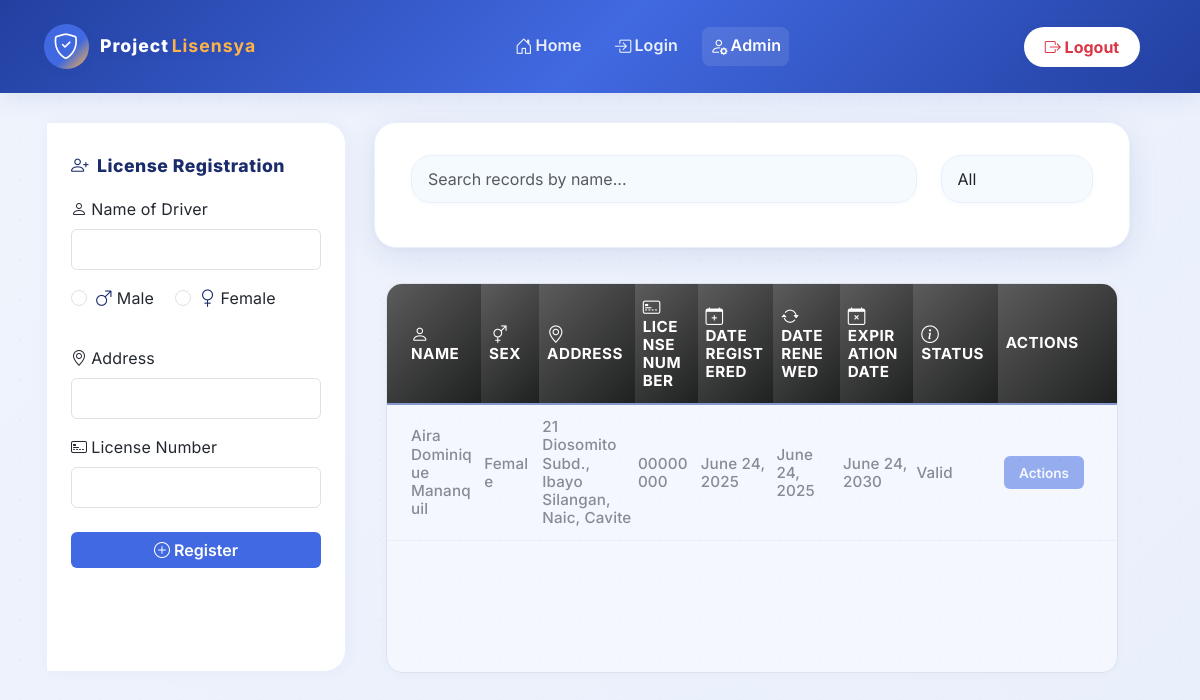
/admin-db.php (signed in), run on the app's committed database.
### tables this page shows
CREATE TABLE `tblicense` (
  `serialNumber` int(11) NOT NULL,
  `name` varchar(100) NOT NULL,
  `sex` enum('Male','Female') NOT NULL,
  `address` varchar(100) NOT NULL,
  `licenseNumber` varchar(8) NOT NULL,
  `dateRegistered` date NOT NULL DEFAULT current_timestamp(),
  `dateRenewed` date DEFAULT NULL,
  `expirationDate` date NOT NULL,
  `status` enum('Valid','Expired','Suspended','Revoked') NOT NULL DEFAULT 'Valid'
);

### _functions.php (the view, shortened to what this page needs)
<?php
function connect() {
    $conn = new mysqli('localhost','root','','dcit55_project');
    return $conn;
}
function viewAllLicense() {
    $conn = connect();
    $sql =
        "SELECT *
        FROM tblicense";
    $rs = $conn->query($sql);
    if ($rs->num_rows === 0) {
        echo "
            <tr>
                <td colspan='8' style='text-align: center;'><i>no registered license</td>
            </tr>
        ";
    } else {
        while ($row = $rs->fetch_assoc()) {
            echo "
                <tr>
                    <td>" . $row['name'] . "</td>
                    <td>" . $row['sex'] . "</td>
                    <td>" . $row['address'] . "</td>
                    <td>" . $row['licenseNumber'] . "</td>
                    <td>" . date_format(date_create($row['dateRegistered']),"F j, Y") . "</td>
                    <td>" . ($row['dateRenewed'] == null ? 'No Record' : date_format(date_create($row['dateRenewed']),"F j, Y") ) . "</td>
                    <td>" . date_format(date_create($row['expirationDate']),"F j, Y") . "</td>
                    <td>" . $row['status'] . "</td>
                    <td>
                        <form method='get' action='license-actions.php'>
                            <input type='text' name='serial-number' value='" . $row['serialNumber'] . "' style='display:none;'>
                            <button class='btn btn-primary'>Actions</button>
                        </form>
                    </td>
                </tr>
            ";
        }
    }
}
?>

### styles/dashboard.css (style rules this page uses)
:root { --royal-blue: #2340a0; --royal-blue-dark: #1a2c6b; --royal-blue-light: #eaf0fb; --accent: #ffb347; --white: #fff; --gray-100: #f8fafc; --gray-200: #eaf0fb; --gray-300: #d1d5db; --success: #198754; --warning: #ffc107; --danger: #dc3545; --primary: #4361ee; --secondary: #3f37c9; --dark: #212529; --border-radius: 8px; --box-shadow: 0 4px 6px rgba(0, 0, 0, 0.1); --transition: all 0.3s ease; }
body { background: linear-gradient(135deg, #f4f7fd 0%, #eaf0fb 100%); font-family: 'Inter', Arial, sans-serif; color: #23272f; min-height: 100vh; font-size: 1rem; letter-spacing: 0.01em; overflow-x: hidden; background-attachment: fixed; position: relative; }
body::before { content: ''; position: fixed; top: 0; left: 0; right: 0; bottom: 0; pointer-events: none; opacity: 0.5; z-index: 0; }
form { background: transparent; box-shadow: none; border-radius: 0; padding: 0; margin-bottom: 0; }
.table th, .table td { white-space: normal; overflow: visible; text-overflow: unset; max-width: none; word-break: break-word; padding: 0.8rem 0.2rem; vertical-align: middle; border-bottom: 1px solid #eaf0fb; line-height: 1.2; background: none; position: static; top: auto; z-index: auto; }
.table tbody tr { transition: background-color 0.2s ease; }
.table td { font-size: 0.95rem; color: #23272f; font-weight: 500; }
.table th:first-child, .table td:first-child { padding-left: 1.5rem; }
.table th:last-child, .table td:last-child { padding-right: 1.5rem; }
.table .btn { padding: 0.4rem 0.8rem; font-size: 0.85rem; margin: 0.2rem; min-width: 80px; }
.table tr { transition: box-shadow 0.2s, background 0.2s; }
.btn-primary { background: #4169e1 !important; color: #fff !important; font-weight: 600; border: none; }

### data on the page
tblicense: name "Aira Dominique Mananquil", sex "Female", address "21 Diosomito Subd., Ibayo Silangan, Naic, Cavite", licenseNumber "00000000", dateRegistered "June 24, 2025", dateRenewed "June 24, 2025", expirationDate "June 24, 2030", status "Valid"
